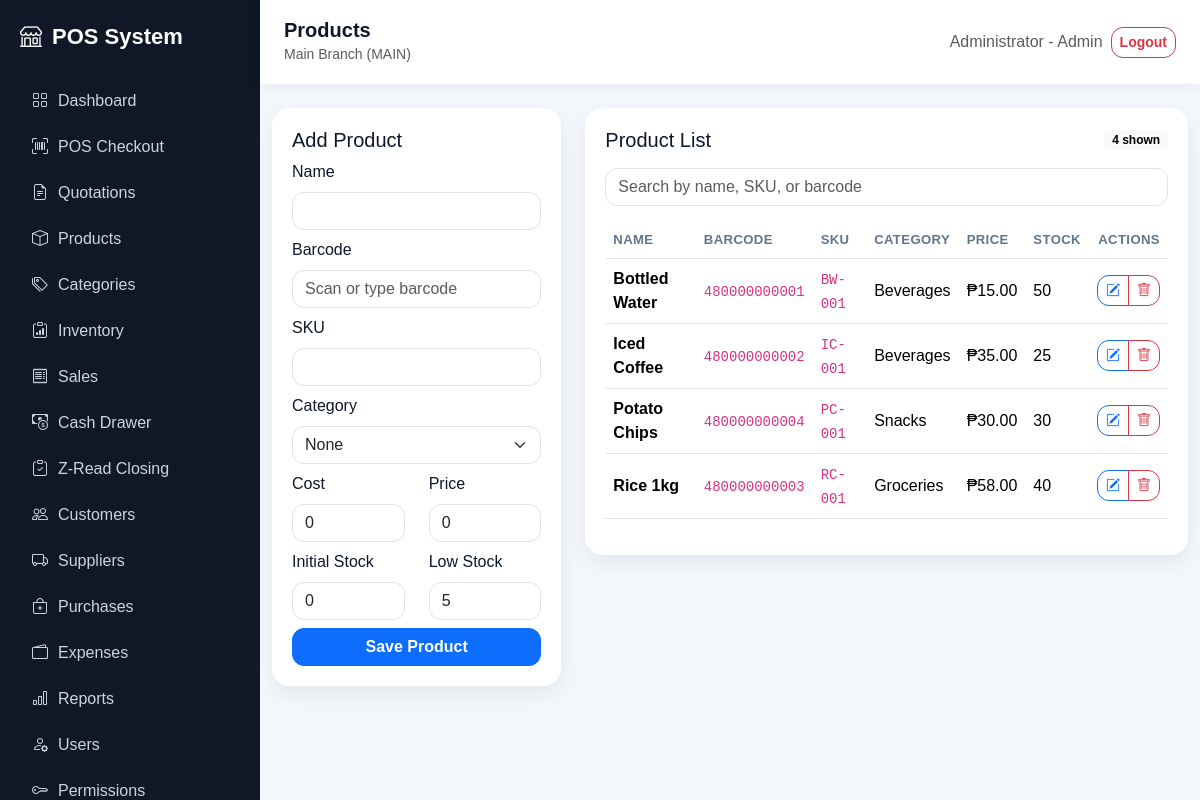
The page /products/index.php (signed in) on the database its author committed.
### tables this page shows
CREATE TABLE products (
  id INT AUTO_INCREMENT PRIMARY KEY,
  branch_id INT NOT NULL,
  category_id INT NULL,
  name VARCHAR(160) NOT NULL,
  barcode VARCHAR(100) NULL,
  sku VARCHAR(100) NULL,
  cost DECIMAL(12,2) DEFAULT 0,
  price DECIMAL(12,2) NOT NULL DEFAULT 0,
  stock_qty INT NOT NULL DEFAULT 0,
  low_stock_threshold INT NOT NULL DEFAULT 5,
  created_at TIMESTAMP DEFAULT CURRENT_TIMESTAMP,
  UNIQUE KEY unique_branch_barcode (branch_id, barcode),
  FOREIGN KEY (branch_id) REFERENCES branches(id) ON DELETE CASCADE,
  FOREIGN KEY (category_id) REFERENCES categories(id) ON DELETE SET NULL
);

CREATE TABLE categories (
  id INT AUTO_INCREMENT PRIMARY KEY,
  branch_id INT NOT NULL,
  name VARCHAR(120) NOT NULL,
  created_at TIMESTAMP DEFAULT CURRENT_TIMESTAMP,
  FOREIGN KEY (branch_id) REFERENCES branches(id) ON DELETE CASCADE
);

### auth/session.php (called while the page is built, shortened)
<?php
require_once __DIR__ . '/../config/app.php';
function role_permissions(PDO $pdo, string $role): array
{
    static $cache = [];
    if (isset($cache[$role])) {
        return $cache[$role];
    }
    try {
        $stmt = $pdo->prepare('SELECT permission_key FROM role_permissions WHERE role_name = ? AND is_allowed = 1');
        $stmt->execute([$role]);
        $cache[$role] = $stmt->fetchAll(PDO::FETCH_COLUMN) ?: [];
    } catch (Throwable $e) {
        $cache[$role] = default_permissions($role);
    }
    return $cache[$role];
}
function can(PDO $pdo, string $permission): bool
{
    $role = $_SESSION['role'] ?? 'Cashier';
    $permissions = role_permissions($pdo, $role);
    return in_array('*', $permissions, true) || in_array($permission, $permissions, true);
}
function require_permission(PDO $pdo, string $permission): void
{
    if (!can($pdo, $permission)) {
        http_response_code(403);
        include __DIR__ . '/../includes/header.php';
        echo '<div class="app"><div class="main-content p-4"><div class="alert alert-danger shadow-sm"><h4>Access Denied</h4><p class="mb-0">Your account does not have permission to access this page.</p></div></div></div>';
        include __DIR__ . '/../includes/footer.php';
        exit;
    }
}

### config/app.php (called while the page is built, shortened)
<?php
function app_url(string $path = ''): string
{
    return BASE_URL . ltrim($path, '/');
}

### products/index.php (the view, shortened to what this page needs)
<?php
require_once __DIR__ . '/../config/database.php';
require_once __DIR__ . '/../auth/session.php';
require_permission($pdo, 'products.view');
$branchId = current_branch_id();
$canManageProducts = can($pdo, 'products.manage');
$old = [
    'name' => '',
    'barcode' => '',
    'sku' => '',
    'category_id' => '',
    'cost' => '0',
    'price' => '0',
    'stock_qty' => '0',
    'low_stock_threshold' => '5',
];
$products = $pdo->prepare('
    SELECT p.*, c.name AS category
    FROM products p
    LEFT JOIN categories c ON c.id = p.category_id
    WHERE p.branch_id = ?
    ORDER BY p.name
');
$products->execute([$branchId]);
$products = $products->fetchAll();
include __DIR__ . '/../includes/header.php';
?>
<div class="row g-4">
    <?php if ($canManageProducts): ?>
        <div class="col-lg-4">
            <div class="table-card">
                <h5>Add Product</h5>
                <form method="post" action="<?= app_url('products/index.php') ?>">
                    <label class="form-label">Name</label>
                    <input class="form-control mb-2" name="name" value="<?= htmlspecialchars($old['name']) ?>" required maxlength="160">
                    <label class="form-label">Barcode</label>
                    <input class="form-control mb-2" name="barcode" value="<?= htmlspecialchars($old['barcode']) ?>" placeholder="Scan or type barcode" maxlength="100">
                    <label class="form-label">SKU</label>
                    <input class="form-control mb-2" name="sku" value="<?= htmlspecialchars($old['sku']) ?>" maxlength="100">
                    <label class="form-label">Category</label>
                    <select class="form-select mb-2" name="category_id">
                        <option value="">None</option>
                    </select>
                    <div class="row">
                        <div class="col">
                            <label class="form-label">Cost</label>
                            <input class="form-control mb-2" type="number" step="0.01" min="0" name="cost" value="<?= htmlspecialchars($old['cost']) ?>" required>
                        </div>
                        <div class="col">
                            <label class="form-label">Price</label>
                            <input class="form-control mb-2" type="number" step="0.01" min="0" name="price" value="<?= htmlspecialchars($old['price']) ?>" required>
                        </div>
                    </div>
                    <div class="row">
                        <div class="col">
                            <label class="form-label">Initial Stock</label>
                            <input class="form-control mb-2" type="number" min="0" name="stock_qty" value="<?= htmlspecialchars($old['stock_qty']) ?>" required>
                        </div>
                        <div class="col">
                            <label class="form-label">Low Stock</label>
                            <input class="form-control mb-2" type="number" min="0" name="low_stock_threshold" value="<?= htmlspecialchars($old['low_stock_threshold']) ?>" required>
                        </div>
                    </div>
                    <button class="btn btn-primary w-100">Save Product</button>
                </form>
            </div>
        </div>
    <?php endif; ?>
    <div class="<?= $canManageProducts ? 'col-lg-8' : 'col-lg-12' ?>">
        <div class="table-card">
            <div class="d-flex justify-content-between align-items-center mb-3">
                <h5 class="mb-0">Product List</h5>
                <span class="badge text-bg-light"><?= count($products) ?> shown</span>
            </div>
            <input class="form-control mb-3" id="productFilter" placeholder="Search by name, SKU, or barcode">
            <table class="table align-middle">
                <thead>
                    <tr>
                        <th>Name</th>
                        <th>Barcode</th>
                        <th>SKU</th>
                        <th>Category</th>
                        <th>Price</th>
                        <th>Stock</th>
                        <?php if ($canManageProducts): ?>
                            <th class="text-end">Actions</th>
                        <?php endif; ?>
                    </tr>
                </thead>
                <tbody id="productTable">
                    <?php foreach ($products as $product): ?>
                        <tr class="<?= (int)$product['stock_qty'] <= (int)$product['low_stock_threshold'] ? 'table-warning' : '' ?>">
                            <td class="fw-semibold"><?= htmlspecialchars($product['name']) ?></td>
                            <td><code><?= htmlspecialchars($product['barcode'] ?? '') ?></code></td>
                            <td><code><?= htmlspecialchars($product['sku'] ?? '') ?></code></td>
                            <td><?= htmlspecialchars($product['category'] ?? '') ?></td>
                            <td>&#8369;<?= number_format((float)$product['price'], 2) ?></td>
                            <td><?= (int)$product['stock_qty'] ?></td>
                            <?php if ($canManageProducts): ?>
                                <td class="text-end">
                                    <div class="btn-group btn-group-sm" role="group" aria-label="Product actions">
                                        <a class="btn btn-outline-primary" href="<?= app_url('products/edit.php?id=' . (int)$product['id']) ?>">
                                            <i class="bi bi-pencil-square"></i>
                                        </a>
                                        <a class="btn btn-outline-danger" href="<?= app_url('products/index.php?delete=' . (int)$product['id']) ?>" onclick="return confirm('Delete product?')">
                                            <i class="bi bi-trash"></i>
                                        </a>
                                    </div>
                                </td>
                            <?php endif; ?>
                        </tr>
                    <?php endforeach; ?>
                </tbody>
            </table>
        </div>
    </div>
</div>
<?php include __DIR__ . '/../includes/footer.php'; ?>

### assets/css/app.css (style rules this page uses)
:root { --sidebar:#101827; --primary:#2563eb; --bg:#f4f7fb; }
body { background: var(--bg); font-family: Arial, sans-serif; }
.table-card { background:#fff; border-radius:18px; padding:20px; box-shadow:0 8px 22px rgba(15,23,42,.07); }
* { box-sizing: border-box; }
html { scroll-behavior: smooth; }
body { color: #0f172a; }
.card, .table-card, .soft-card, .stat-card { transition: transform .18s ease, box-shadow .18s ease; }
.table th { white-space: nowrap; font-size: .82rem; color: #64748b; text-transform: uppercase; letter-spacing: .03em; }
.form-control, .form-select, .btn { border-radius: 12px; }
.btn { font-weight: 600; }

### rows shown on the page
products: name "Bottled Water", barcode "480000000001", sku "BW-001", category.name "Beverages", price "15.00", stock_qty "50"
products: name "Iced Coffee", barcode "480000000002", sku "IC-001", category.name "Beverages", price "35.00", stock_qty "25"
products: name "Potato Chips", barcode "480000000004", sku "PC-001", category.name "Snacks", price "30.00", stock_qty "30"
products: name "Rice 1kg", barcode "480000000003", sku "RC-001", category.name "Groceries", price "58.00", stock_qty "40"

### other values the page prints
$link['label'] "Dashboard"
$link['label'] "POS Checkout"
$link['label'] "Quotations"
$link['label'] "Products"
$link['label'] "Categories"
$link['label'] "Inventory"
$link['label'] "Sales"
$link['label'] "Cash Drawer"
$link['label'] "Z-Read Closing"
$link['label'] "Customers"
$link['label'] "Suppliers"
$link['label'] "Purchases"
$link['label'] "Expenses"
$link['label'] "Reports"
$link['label'] "Users"
